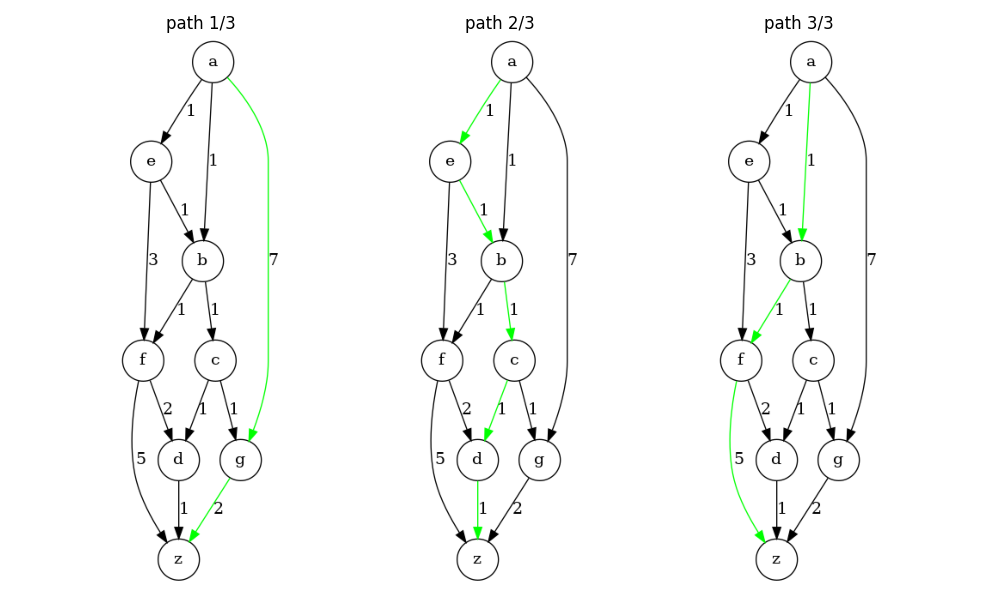

Write the Python code that produced this figure.
#!/usr/bin/env python3

import pyksp
import numpy as np
import pyksp
from graphviz import Digraph
import matplotlib.pyplot as plt
import os
import glob

# Define nodes by strings and impose a correspondence with integers
nodes = {'a': 0, 'b': 1, 'c': 2, 'd': 3, 'e': 4, 'f': 5, 'g': 6, 'z': 7}
inv_nodes = {v: k for k, v in nodes.items()}

# build adjacency list: each row contains two integers where the
# first is the input node, and the second is the output node of an edge
A = []
A.append((nodes['a'], nodes['b']))
A.append((nodes['b'], nodes['c']))
A.append((nodes['c'], nodes['d']))
A.append((nodes['d'], nodes['z']))
A.append((nodes['a'], nodes['e']))
A.append((nodes['e'], nodes['f']))
A.append((nodes['f'], nodes['z']))
A.append((nodes['e'], nodes['b']))
A.append((nodes['b'], nodes['f']))
A.append((nodes['f'], nodes['d']))
A.append((nodes['a'], nodes['g']))
A.append((nodes['g'], nodes['z']))
A.append((nodes['c'], nodes['g']))
A = np.array(A)

# define weights (lenghts) of each edge
W = np.array([1, 1, 1, 1, 1, 3, 5, 1, 1, 2, 7, 2, 1])

# initialize graph object using arguments:
# - ndarray of shape [N] where each element is the index of an input node
# - ndarray of shape [N] where each element is the index of an output node
# - ndarray of shape [N] where each element is the weight (length) of the corresponding edge
# - integer: total number of nodes in the graph
# - integer: index of source node
# - integer: index of sink node
graph = pyksp.PyKsp(A[:, 0], A[:, 1], W, np.unique(A).size, 0, 7)

# Since all our edges have positive lengths, the obvious solution would be the empty set
# We set min_cost to False to force the algorithm to find some paths
# l_max governs the maximum number of path to find (ineffective when min_cost is True)
# The verbose flag will print progression to stdout
graph.config(min_cost=False, verbose=True, l_max=3)

# run algorithm
res = graph.run()

#Below, we produce a plot of solutions

# delete graphviz files that could exist
files = glob.glob(os.path.join('*.gv.*'))
for f in files:
    os.remove(f)

# generate image of graphs
fnames = ['graph_{}'.format(k) for k in range(len(res))]
for fname, path in zip(fnames, res):
    f = Digraph(name=fname, format='png')
    f.attr('node', shape='circle')

    edges_of_path = [(path[i], path[i + 1]) for i in range(len(path) - 1)]

    for e, w in zip(A, W):

        f.edge(inv_nodes[e[0]],
               inv_nodes[e[1]],
               label=str(w),
               color='green' if ((e[0], e[1]) in edges_of_path) else None)

    f.render()

# plots images
fig, axs = plt.subplots(1, len(fnames), figsize=(10, 6))
if (len(fnames) == 1):
    axs = [axs]

for i, (fname, ax) in enumerate(zip(fnames, axs)):
    im = plt.imread(fname + '.gv.png')
    ax.imshow(im)
    ax.set_title('path {}/{}'.format(i + 1, len(fnames)))
    ax.axis('off')

plt.tight_layout()
fig.savefig('demo.png')
